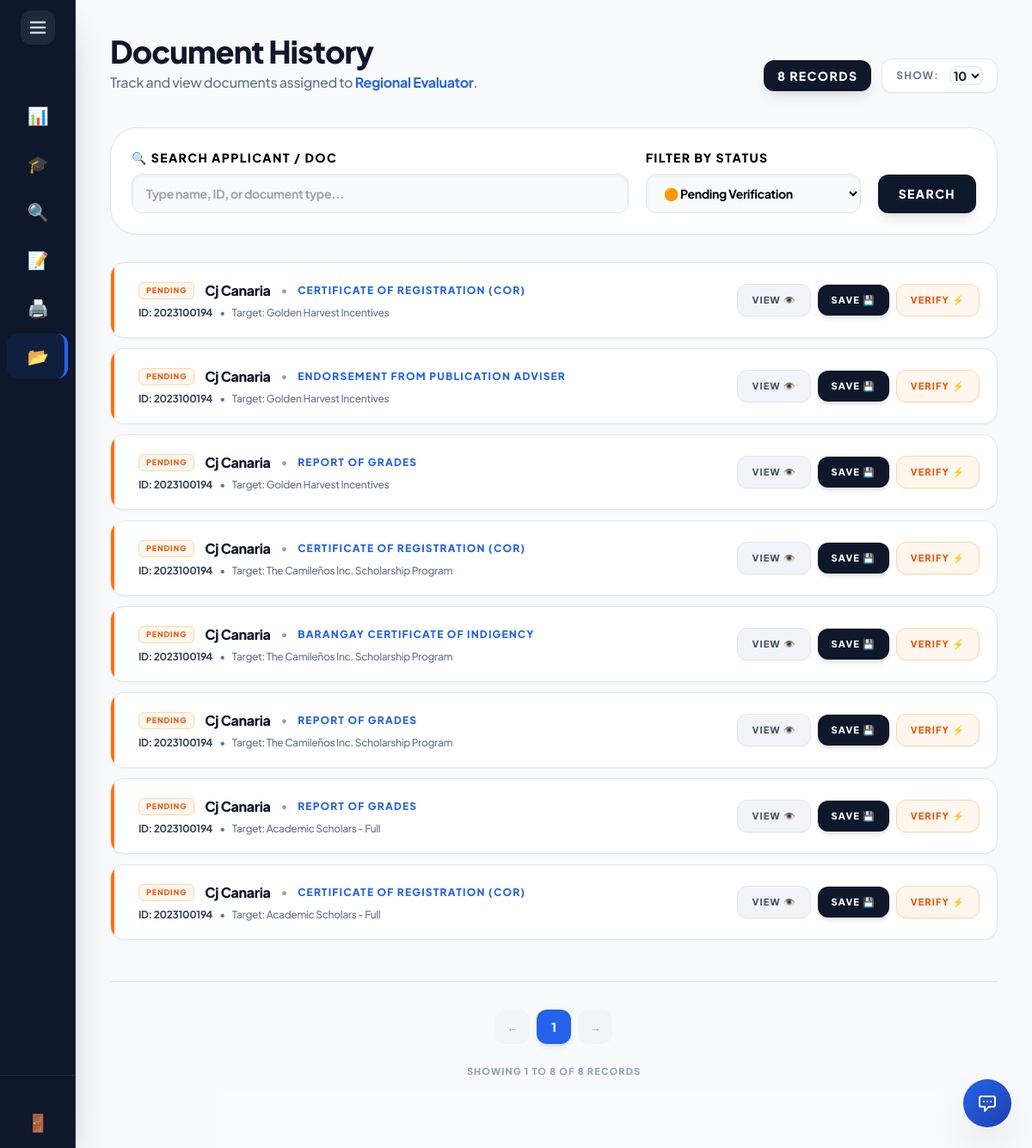
/external_admin/archive.php (signed in), run on the app's committed database.
### tables this page shows
CREATE TABLE `submitted_document` (
  `SubmittedDocID` int(11) NOT NULL AUTO_INCREMENT,
  `ApplicationID` int(11) NOT NULL,
  `RequirementID` int(11) NOT NULL,
  `FilePath` varchar(255) NOT NULL,
  `UploadDate` timestamp NOT NULL DEFAULT current_timestamp(),
  `VerificationStatus` varchar(50) DEFAULT 'Pending',
  PRIMARY KEY (`SubmittedDocID`),
  KEY `ApplicationID` (`ApplicationID`),
  KEY `RequirementID` (`RequirementID`),
  CONSTRAINT `submitted_document_ibfk_1` FOREIGN KEY (`ApplicationID`) REFERENCES `application` (`ApplicationID`) ON DELETE CASCADE,
  CONSTRAINT `submitted_document_ibfk_2` FOREIGN KEY (`RequirementID`) REFERENCES `document_requirement` (`RequirementID`) ON DELETE CASCADE
);

CREATE TABLE `users` (
  `UserID` int(11) NOT NULL AUTO_INCREMENT,
  `Username` varchar(50) NOT NULL,
  `Email` varchar(100) NOT NULL,
  `PasswordHash` varchar(255) NOT NULL,
  `FirstName` varchar(100) NOT NULL,
  `LastName` varchar(100) NOT NULL,
  `Role` enum('Student','Internal_Admin','External_Admin','Super_Admin') DEFAULT 'Student',
  `AccountStatus` varchar(20) DEFAULT 'Active',
  `StudentID_Num` varchar(50) DEFAULT NULL,
  `YearLevel` varchar(50) DEFAULT NULL,
  `GPA` decimal(4,2) DEFAULT NULL,
  `Major` varchar(100) DEFAULT NULL,
  `ProgramID` int(11) DEFAULT NULL,
  `Department` varchar(100) DEFAULT NULL,
  `Organization` varchar(100) DEFAULT NULL,
  `ContactNumber` varchar(20) DEFAULT NULL,
  `DateOfBirth` date DEFAULT NULL,
  `ProfilePicture` varchar(255) DEFAULT NULL,
  `ResetToken` varchar(255) DEFAULT NULL,
  `ResetTokenExpire` datetime DEFAULT NULL,
  `Gender` varchar(20) NOT NULL DEFAULT 'Not Specified',
  PRIMARY KEY (`UserID`),
  UNIQUE KEY `Username` (`Username`),
  UNIQUE KEY `Email` (`Email`)
);

CREATE TABLE `document_requirement` (
  `RequirementID` int(11) NOT NULL AUTO_INCREMENT,
  `ScholarshipID` int(11) NOT NULL,
  `DocumentName` varchar(100) NOT NULL,
  PRIMARY KEY (`RequirementID`),
  KEY `ScholarshipID` (`ScholarshipID`),
  CONSTRAINT `document_requirement_ibfk_1` FOREIGN KEY (`ScholarshipID`) REFERENCES `scholarship` (`ScholarshipID`) ON DELETE CASCADE
);

CREATE TABLE `scholarship` (
  `ScholarshipID` int(11) NOT NULL AUTO_INCREMENT,
  `ProgramID` int(11) DEFAULT NULL,
  `YearLevel` varchar(50) DEFAULT NULL,
  `Name` varchar(150) NOT NULL,
  `Description` text DEFAULT NULL,
  `Deadline` date NOT NULL,
  `AwardAmount` decimal(10,2) DEFAULT NULL,
  `NumberOfSlots` int(11) DEFAULT NULL,
  `Status` varchar(20) DEFAULT 'Active',
  `MinimumGWA` decimal(4,2) DEFAULT 2.00,
  `CreatedBy` int(11) DEFAULT NULL,
  `GenderRequirement` varchar(20) NOT NULL DEFAULT 'Any',
  `ScholarshipType` enum('Private','Government') DEFAULT 'Private',
  `FormConfig` varchar(255) DEFAULT 'Academic,Family,Financial,Essay',
  `ReleaseFrequency` varchar(50) DEFAULT 'Per Semester',
  `AllowsDual` enum('Yes','No') NOT NULL DEFAULT 'No',
  PRIMARY KEY (`ScholarshipID`),
  KEY `ProgramID` (`ProgramID`),
  KEY `fk_scholarship_creator` (`CreatedBy`),
  CONSTRAINT `fk_scholarship_creator` FOREIGN KEY (`CreatedBy`) REFERENCES `users` (`UserID`) ON DELETE SET NULL,
  CONSTRAINT `scholarship_ibfk_1` FOREIGN KEY (`ProgramID`) REFERENCES `program` (`ProgramID`) ON DELETE CASCADE
);

### external_admin/archive.php (the view, shortened to what this page needs)
<?php
include '../includes/db_connect.php';
include '../includes/header.php';
include '../includes/external_sidebar.php';
$filter_status = $_GET['status'] ?? 'Pending';
$search_query = $_GET['search'] ?? '';
try {
    $evaluator_name = $_SESSION['first_name'] . ' ' . $_SESSION['last_name'];
    $where_clause = "WHERE 1=1";
    $params = [];
    if ($filter_status !== 'All') {
        $where_clause .= " AND sd.VerificationStatus = :status";
        $params['status'] = $filter_status;
    }
    $query = $pdo->prepare("
        SELECT sd.SubmittedDocID AS document_id,
               dr.DocumentName AS document_type,
               sd.VerificationStatus AS verification_status,
               sd.FilePath AS file_path,
               u.FirstName AS first_name,
               u.LastName AS last_name,
               u.StudentID_Num AS student_number,
               a.ApplicationID AS application_id,
               sch.Name AS scholarship_name
        FROM submitted_document sd
        JOIN document_requirement dr ON sd.RequirementID = dr.RequirementID
        JOIN application a ON sd.ApplicationID = a.ApplicationID
        JOIN users u ON a.UserID = u.UserID
        LEFT JOIN scholarship sch ON a.ScholarshipID = sch.ScholarshipID
        $where_clause
        ORDER BY sd.SubmittedDocID DESC
    ");
    $query->execute($params);
    $assignments = $query->fetchAll();
} catch (PDOException $e) {
    $assignments = [];
    $_SESSION['error'] = "Failed to load assignments: " . $e->getMessage();
}
?>
<main class="flex-1 p-5 lg:p-10 lg:ml-72 bg-slate-50/50 min-h-screen relative transition-all duration-300">
    <header class="mb-8 lg:mb-10 flex flex-col sm:flex-row sm:justify-between sm:items-end gap-4">
        <div>
            <h2 class="text-3xl lg:text-4xl font-black text-slate-900 tracking-tight">Document History</h2>
            <p class="text-slate-500 text-sm lg:text-base font-medium mt-1">
                Track and view documents assigned to <span class="text-blue-600 font-bold"><?= htmlspecialchars($evaluator_name) ?></span>.
            </p>
        </div>
        <div class="flex items-center gap-3">
            <span class="bg-slate-900 text-white px-4 py-2 rounded-xl text-sm font-black uppercase tracking-widest shadow-lg shrink-0">
                <?= count($assignments) ?> Records
            </span>
            <div class="flex items-center gap-3 bg-white px-4 py-2 rounded-xl border border-slate-200 shadow-sm shrink-0">
                <span class="text-xs font-bold text-slate-500 uppercase tracking-widest hidden sm:inline">Show:</span>
                <select id="itemsPerPage" onchange="changeItemsPerPage()" class="bg-slate-50 border border-slate-200 text-slate-900 text-sm font-bold rounded-lg focus:ring-blue-500 focus:border-blue-500 outline-none cursor-pointer">
                    <option value="10" selected>10</option>
                </select>
            </div>
        </div>
    </header>
    <div class="bg-white p-6 rounded-[2rem] border border-slate-200 shadow-sm mb-8">
        <form method="GET" class="flex flex-wrap items-end gap-5">
            <div class="flex-1 min-w-[200px]">
                <label class="block text-[14px] font-black text-black uppercase tracking-widest mb-2">🔍 Search Applicant / Doc</label>
                <input type="search" name="search" value="<?= htmlspecialchars($search_query) ?>" placeholder="Type name, ID, or document type..." autocomplete="off" class="w-full bg-slate-50 border border-slate-200 px-4 py-3 rounded-xl font-bold text-sm text-black outline-none focus:ring-2 focus:ring-blue-500/20 transition-all shadow-inner">
            </div>
            <div class="w-full sm:w-[250px]">
                <label class="block text-[14px] font-black text-black uppercase tracking-widest mb-2">Filter by Status</label>
                <select name="status" class="w-full bg-slate-50 border border-slate-200 px-4 py-3 rounded-xl font-bold text-sm text-black outline-none focus:ring-2 focus:ring-blue-500/20 cursor-pointer shadow-inner transition-all">
                    <option value="Pending" <?= $filter_status === 'Pending' ? 'selected' : '' ?>>🟠 Pending Verification</option>
                </select>
            </div>
            <div class="flex gap-2 w-full sm:w-auto mt-2 sm:mt-0">
                <button type="submit" class="flex-1 sm:flex-none bg-slate-900 text-white px-6 py-3 rounded-xl font-black text-[14px] uppercase tracking-widest hover:bg-blue-600 transition-all shadow-lg active:scale-95">Search</button>
            </div>
        </form>
    </div>
    <div id="archiveGrid" class="flex flex-col gap-3">
        <?php if (empty($assignments)): ?>
            <div class="col-span-full p-10 lg:p-20 bg-white rounded-[2rem] border border-slate-200 text-center shadow-sm">
                <div class="text-4xl mb-4 grayscale opacity-50">📂</div>
                <h3 class="text-lg font-black text-slate-900">No Documents Found</h3>
                <p class="text-slate-400 font-medium text-sm mt-1">There are no documents matching your selected filter.</p>
            </div>
        <?php else: ?>
            <?php foreach($assignments as $task):
                $status_class = match($task['verification_status']) {
                    'Verified' => 'bg-green-50 text-green-600 border-green-200',
                    'Rejected' => 'bg-red-50 text-red-600 border-red-200',
                    default => 'bg-orange-50 text-orange-600 border-orange-200'
                };
                $status_color = match($task['verification_status']) {
                    'Verified' => 'bg-green-500',
                    'Rejected' => 'bg-red-500',
                    default => 'bg-orange-500'
                };
                $cleanUrl = str_replace('../', '', $task['file_path']);
                $actualDownloadPath = "../" . $cleanUrl;
            ?>
            <div class="archive-card bg-white rounded-2xl border border-slate-200 shadow-sm hover:shadow-md hover:border-blue-300 transition-all flex flex-col lg:flex-row items-start lg:items-center justify-between p-5 relative overflow-hidden group">
                <div class="absolute top-0 left-0 w-1 h-full <?= $status_color ?>"></div>
                <div class="flex-1 min-w-0 pr-4 lg:pr-8 pl-3 w-full lg:w-auto">
                    <div class="flex items-center gap-3 mb-1.5 flex-wrap">
                        <span class="<?= $status_class ?> px-2 py-0.5 rounded-md text-[9px] font-black uppercase tracking-widest border shrink-0">
                            <?= $task['verification_status'] ?>
                        </span>
                        <h4 class="text-base font-black text-slate-900 truncate"><?= htmlspecialchars($task['first_name'] . ' ' . $task['last_name']) ?></h4>
                        <span class="text-xs text-slate-400 font-bold hidden md:inline">•</span>
                        <span class="text-xs font-black text-blue-600 uppercase tracking-widest truncate"><?= htmlspecialchars($task['document_type']) ?></span>
                    </div>
                    <div class="flex items-center gap-2 text-xs font-medium text-slate-500 truncate">
                        <span class="text-slate-700 font-bold">ID: <?= htmlspecialchars($task['student_number']) ?></span>
                        <span class="hidden md:inline">•</span>
                        <span class="truncate hidden md:inline">Target: <?= htmlspecialchars($task['scholarship_name'] ?? 'General') ?></span>
                    </div>
                </div>
                <div class="mt-4 lg:mt-0 flex items-center justify-end w-full lg:w-auto shrink-0 gap-2 pl-0 lg:pl-6">
                    <button type="button" onclick="openDocModal('<?= htmlspecialchars($task['file_path']) ?>', '<?= htmlspecialchars(addslashes($task['document_type'])) ?>')" class="bg-slate-100 text-slate-600 hover:bg-blue-600 hover:text-white px-4 py-2.5 rounded-xl text-[11px] font-black uppercase tracking-widest transition-all border border-slate-200 shadow-sm whitespace-nowrap active:scale-95">
                        View 👁️
                    </button>
                    <a href="<?= $actualDownloadPath ?>" download="<?= htmlspecialchars($task['document_type']) ?> - <?= htmlspecialchars($task['last_name']) ?>" class="bg-slate-900 text-white hover:bg-green-600 px-4 py-2.5 rounded-xl text-[11px] font-black uppercase tracking-widest transition-all shadow-md active:scale-95 whitespace-nowrap">
                        Save 💾
                    </a>
                    <?php if($task['verification_status'] === 'Pending'): ?>
                        <a href="verify.php?doc_id=<?= $task['document_id'] ?>" class="px-4 py-2.5 bg-orange-50 text-orange-600 rounded-xl text-[11px] font-black uppercase tracking-widest hover:bg-orange-600 hover:text-white transition-all border border-orange-200 shadow-sm whitespace-nowrap active:scale-95">
                            Verify ⚡
                        </a>
                    <?php endif; ?>
                </div>
            </div>
            <?php endforeach; ?>
        <?php endif; ?>
    </div>
    <div class="flex flex-col items-center justify-center mt-12 gap-4 border-t border-slate-200 pt-8 pb-10">
        <div id="paginationControls" class="flex flex-wrap justify-center gap-2"></div>
        <div id="pageInfo" class="text-[11px] font-black text-slate-400 uppercase tracking-widest text-center mt-2">
        </div>
    </div>
</main>
<?php include '../includes/footer.php'; ?>

### includes/header.php (style rules this page uses)
:root { --sidebar-width: 5.5rem; --transition-speed: 0.4s; --transition-curve: cubic-bezier(0.4, 0, 0.2, 1); }
body { font-family: 'Plus Jakarta Sans', sans-serif; letter-spacing: -0.02em; overflow-x: hidden; }
main { margin-left: var(--sidebar-width) !important; transition: margin-left var(--transition-speed) var(--transition-curve); width: calc(100vw - var(--sidebar-width)); }

### data on the page
submitted_document: VerificationStatus "PENDING", users.FirstName+LastName "Cj Canaria", RequirementID.DocumentName "CERTIFICATE OF REGISTRATION (COR)", users.StudentID_Num "2023100194", scholarship.Name "Golden Harvest Incentives"
submitted_document: VerificationStatus "PENDING", users.FirstName+LastName "Cj Canaria", RequirementID.DocumentName "ENDORSEMENT FROM PUBLICATION ADVISER", users.StudentID_Num "2023100194", scholarship.Name "Golden Harvest Incentives"
submitted_document: VerificationStatus "PENDING", users.FirstName+LastName "Cj Canaria", RequirementID.DocumentName "REPORT OF GRADES", users.StudentID_Num "2023100194", scholarship.Name "Golden Harvest Incentives"
submitted_document: VerificationStatus "PENDING", users.FirstName+LastName "Cj Canaria", RequirementID.DocumentName "CERTIFICATE OF REGISTRATION (COR)", users.StudentID_Num "2023100194", scholarship.Name "The Camileños Inc. Scholarship Program"
submitted_document: VerificationStatus "PENDING", users.FirstName+LastName "Cj Canaria", RequirementID.DocumentName "BARANGAY CERTIFICATE OF INDIGENCY", users.StudentID_Num "2023100194", scholarship.Name "The Camileños Inc. Scholarship Program"
submitted_document: VerificationStatus "PENDING", users.FirstName+LastName "Cj Canaria", RequirementID.DocumentName "REPORT OF GRADES", users.StudentID_Num "2023100194", scholarship.Name "The Camileños Inc. Scholarship Program"
submitted_document: VerificationStatus "PENDING", users.FirstName+LastName "Cj Canaria", RequirementID.DocumentName "REPORT OF GRADES", users.StudentID_Num "2023100194", scholarship.Name "Academic Scholars - Full"
submitted_document: VerificationStatus "PENDING", users.FirstName+LastName "Cj Canaria", RequirementID.DocumentName "CERTIFICATE OF REGISTRATION (COR)", users.StudentID_Num "2023100194", scholarship.Name "Academic Scholars - Full"

### other printed values
$item[1] "📊"
$item[1] "🎓"
$item[1] "🔍"
$item[1] "📝"
$item[1] "🖨️"
$item[1] "📂"
$evaluator_name "Regional Evaluator"
count($assignments) "8"
